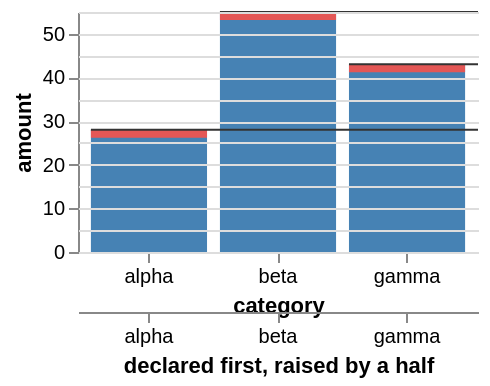

Here is the Vega-Lite specification saved for this chart:
### Vega specification from a JSON file in a GitHub repository (floating-point values rounded to 4 significant figures)
{"$schema": "https://vega.github.io/schema/vega/v6.json", "description": "a negative zindex and a fractional one, on an axis and on a mark. Upstream partitions on whether a zindex was given at all and only then sorts, so -2 raises rather than sinks; and 0.5 raises too, which is why the pair of bottom axes here comes out in the opposite order to the one they are declared in.", "width": 200, "height": 120, "padding": 5, "data": [{"name": "t", "values": [{"c": "alpha", "v": 28}, {"c": "beta", "v": 55}, {"c": "gamma", "v": 43}]}], "scales": [{"name": "x", "type": "band", "domain": {"data": "t", "field": "c"}, "range": "width", "padding": 0.1}, {"name": "y", "type": "linear", "domain": {"data": "t", "field": "v"}, "range": "height", "nice": true}], "axes": [{"orient": "bottom", "scale": "x", "title": "declared first, raised by a half", "zindex": 0.5, "offset": 30}, {"orient": "bottom", "scale": "x", "title": "category", "zindex": -2}, {"orient": "left", "scale": "y", "title": "amount", "tickCount": 4}, {"orient": "left", "scale": "y", "grid": true, "ticks": false, "labels": false, "domain": false, "zindex": 0.5}], "marks": [{"type": "rect", "from": {"data": "t"}, "encode": {"enter": {"x": {"scale": "x", "field": "c"}, "width": {"scale": "x", "band": 1}, "y": {"scale": "y", "field": "v"}, "y2": {"scale": "y", "value": 0}, "fill": {"value": "steelblue"}}}}, {"type": "rect", "zindex": -1, "from": {"data": "t"}, "encode": {"enter": {"x": {"scale": "x", "field": "c"}, "width": {"scale": "x", "band": 1}, "y": {"scale": "y", "field": "v"}, "height": {"value": 4}, "fill": {"value": "#e45756"}}}}, {"type": "rule", "zindex": 0.25, "from": {"data": "t"}, "encode": {"enter": {"x": {"scale": "x", "field": "c"}, "x2": {"signal": "width"}, "y": {"scale": "y", "field": "v"}, "stroke": {"value": "#333333"}}}}]}
